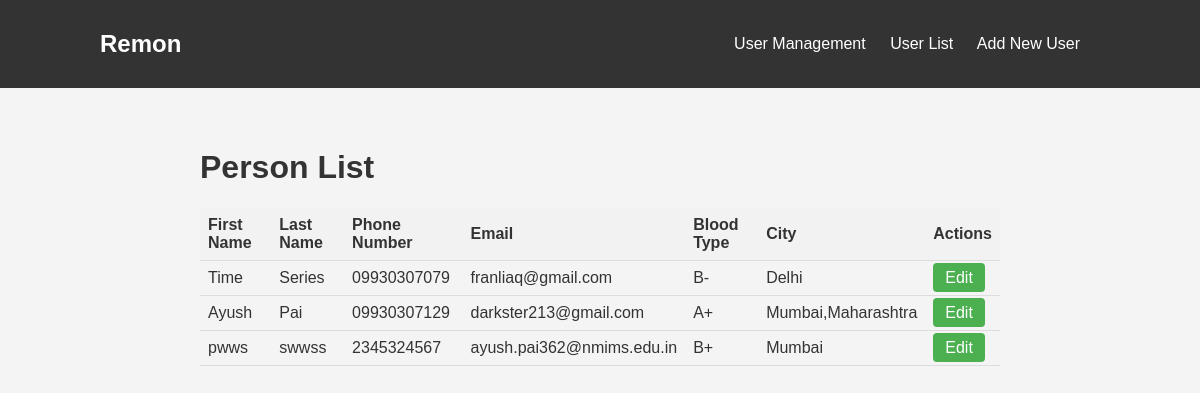
The page /people/ on the database its author committed.
### myapp/models.py (models this page shows, shortened)
class Person(models.Model):
    BLOOD_TYPES = [
        ('A+', 'A+'),
        ('A-', 'A-'),
        ('B+', 'B+'),
        ('B-', 'B-'),
        ('AB+', 'AB+'),
        ('AB-', 'AB-'),
        ('O+', 'O+'),
        ('O-', 'O-'),
    ]
    first_name = models.CharField(max_length=50)
    last_name = models.CharField(max_length=50)
    phone_number = models.CharField(max_length=20)
    email = models.EmailField()
    blood_type = models.CharField(max_length=3, choices=BLOOD_TYPES)
    city = models.CharField(max_length=100)

### myapp/views.py (the view)
# urls.py: path('people/', views.person_list, name='person_list'),
def person_list(request):
    people = Person.objects.all()
    return render(request, 'person_list.html', {'people': people})

### myapp/templates/person_list.html (shortened to what this page needs)
{% extends 'base.html' %}
{% block content %}
    <div style="max-width: 800px; margin: 0 auto; padding: 20px;">
        <h1 style="color: #333;">Person List</h1>
        <table style="width: 100%; border-collapse: collapse;">
            <thead>
                <tr>
                    <th style="padding: 8px; text-align: left; border-bottom: 1px solid #ddd; background-color: #f2f2f2;">First Name</th>
                    <th style="padding: 8px; text-align: left; border-bottom: 1px solid #ddd; background-color: #f2f2f2;">Last Name</th>
                    <th style="padding: 8px; text-align: left; border-bottom: 1px solid #ddd; background-color: #f2f2f2;">Phone Number</th>
                    <th style="padding: 8px; text-align: left; border-bottom: 1px solid #ddd; background-color: #f2f2f2;">Email</th>
                    <th style="padding: 8px; text-align: left; border-bottom: 1px solid #ddd; background-color: #f2f2f2;">Blood Type</th>
                    <th style="padding: 8px; text-align: left; border-bottom: 1px solid #ddd; background-color: #f2f2f2;">City</th>
                    <th style="padding: 8px; text-align: left; border-bottom: 1px solid #ddd; background-color: #f2f2f2;">Actions</th>
                </tr>
            </thead>
            <tbody>
                {% for person in people %}
                <tr>
                    <td style="padding: 8px; text-align: left; border-bottom: 1px solid #ddd;">{{ person.first_name }}</td>
                    <td style="padding: 8px; text-align: left; border-bottom: 1px solid #ddd;">{{ person.last_name }}</td>
                    <td style="padding: 8px; text-align: left; border-bottom: 1px solid #ddd;">{{ person.phone_number }}</td>
                    <td style="padding: 8px; text-align: left; border-bottom: 1px solid #ddd;">{{ person.email }}</td>
                    <td style="padding: 8px; text-align: left; border-bottom: 1px solid #ddd;">{{ person.blood_type }}</td>
                    <td style="padding: 8px; text-align: left; border-bottom: 1px solid #ddd;">{{ person.city }}</td>
                    <td style="padding: 8px; text-align: left; border-bottom: 1px solid #ddd;">
                        <a href="{% url 'person_update' person.pk %}" style="background-color: #4CAF50; color: white; padding: 6px 12px; border: none; border-radius: 4px; text-decoration: none;">Edit</a>
                    </td>
                </tr>
                {% endfor %}
            </tbody>
        </table>
    </div>
{% endblock %}

### myapp/templates/base.html (style rules this page uses)
body { font-family: Arial, sans-serif; margin: 0; padding: 0; background-color: #f4f4f4; color: #333; }

### rows shown on the page
Person: first_name "Time", last_name "Series", phone_number "09930307079", email "franliaq@gmail.com", blood_type "B-", city "Delhi"
Person: first_name "Ayush", last_name "Pai", phone_number "09930307129", email "darkster213@gmail.com", blood_type "A+", city "Mumbai,Maharashtra"
Person: first_name "pwws", last_name "swwss", phone_number "2345324567", email "ayush.pai362@nmims.edu.in", blood_type "B+", city "Mumbai"
